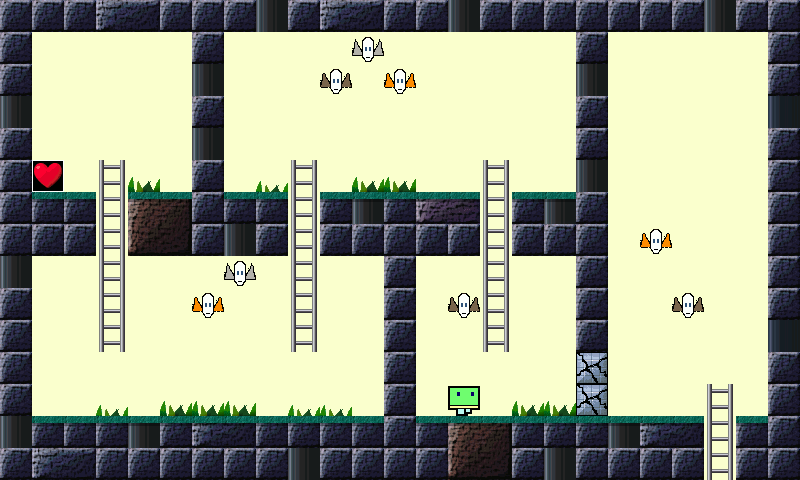

A 2D game scene composited from a Tiled map and its tileset images. What follows is a short description and the map's XML, with every tile layer's data as written:
An orthogonal 25x15 tile map with 32x32 px tiles, 6 tile layers (Layer 0 tiles, Layer 1 underlays tiles, Layer 2 underlays sprites and player, Layer 3 underlays sprites and mobs, ...), 6 tilesets.

<map version="1.0" tiledversion="1.0.3" orientation="orthogonal" renderorder="right-down" width="25" height="15" tilewidth="32" tileheight="32" nextobjectid="1">
 <tileset firstgid="1" name="0" tilewidth="32" tileheight="32" tilecount="800" columns="8">
  <image source="../images/map0Tiles.png" width="256" height="3200" />
 </tileset>
 <tileset firstgid="801" name="1" tilewidth="32" tileheight="32" tilecount="1744" columns="8">
  <image source="../images/map1UnderlaysTiles.png" width="256" height="7000" />
 </tileset>
 <tileset firstgid="2545" name="2" tilewidth="32" tileheight="32" tilecount="64" columns="8">
  <image source="../images/map2UnderlaysSpritesAndPlayer.png" width="256" height="256" />
 </tileset>
 <tileset firstgid="2609" name="3" tilewidth="32" tileheight="32" tilecount="368" columns="8">
  <image source="../images/map3UnderlaysSpritesAndMobs.png" width="256" height="1500" />
 </tileset>
 <tileset firstgid="2977" name="4" tilewidth="32" tileheight="32" tilecount="120" columns="8">
  <image source="../images/map4OverlaysSprites.png" width="256" height="500" />
 </tileset>
 <tileset firstgid="3097" name="5" tilewidth="32" tileheight="32" tilecount="1000" columns="8">
  <image source="../images/map5OverlaysTiles.png" width="256" height="4000" />
 </tileset>
 <layer name="Layer 0 tiles" width="25" height="15">
  <data encoding="csv">
143,143,143,150,151,143,143,143,283,143,150,151,143,143,283,143,143,143,143,143,143,143,283,143,143,
143,1,1,1,1,1,143,1,1,1,1,1,1,1,1,1,1,1,143,1,1,1,1,1,143,
143,1,1,1,1,1,283,1,1,1,1,1,1,1,1,1,1,1,283,1,1,1,1,1,143,
283,1,1,1,1,1,143,1,1,1,1,1,1,1,1,1,1,1,143,1,1,1,1,1,287,
143,1,1,1,1,1,283,1,1,1,1,1,1,1,1,1,1,1,143,1,1,1,1,1,143,
143,1,1,1,1,1,143,1,1,1,1,1,1,1,1,1,1,1,283,1,1,1,1,1,143,
143,143,143,1,122,123,143,143,143,1,143,283,143,118,119,1,143,283,143,1,1,1,1,1,143,
143,143,143,1,130,131,143,283,143,1,143,143,143,143,143,1,143,143,143,1,1,1,1,1,143,
283,1,1,1,1,1,1,1,1,1,1,1,143,1,1,1,1,1,143,1,1,1,1,1,143,
143,1,1,1,1,1,1,1,1,1,1,1,143,1,1,1,1,1,143,1,1,1,1,1,143,
143,1,1,1,1,1,1,1,1,1,1,1,143,1,1,1,1,1,143,1,1,1,1,1,287,
143,1,1,1,1,1,1,1,1,1,1,1,143,1,1,1,1,1,1,1,1,1,1,1,143,
143,1,1,1,1,1,1,1,1,1,1,1,143,1,1,1,1,1,1,1,1,1,1,1,143,
283,143,143,143,283,143,150,151,143,143,143,143,143,143,122,123,143,143,143,283,150,151,1,143,143,
143,150,151,143,143,143,143,143,143,283,143,143,143,143,130,131,143,283,143,143,143,143,1,143,143
</data>
 </layer>
 <layer name="Layer 1 underlays tiles" width="25" height="15">
  <data encoding="csv">
0,0,0,0,0,0,0,0,0,0,0,0,0,0,0,0,0,0,0,0,0,0,0,0,0,
0,0,0,0,0,0,0,0,0,0,0,0,0,0,0,0,0,0,0,0,0,0,0,0,0,
0,0,0,0,0,0,0,0,0,0,0,0,0,0,0,0,0,0,0,0,0,0,0,0,0,
0,0,0,0,0,0,0,0,0,0,0,0,0,0,0,0,0,0,0,0,0,0,0,0,0,
0,0,0,0,0,0,0,0,0,0,0,0,0,0,0,0,0,0,0,0,0,0,0,0,0,
0,0,0,1153,0,0,0,0,0,1153,0,0,0,0,0,1153,0,0,0,0,0,0,0,0,0,
0,0,0,1153,0,0,0,0,0,1153,0,0,0,0,0,1153,0,0,0,0,0,0,0,0,0,
0,0,0,1153,0,0,0,0,0,1153,0,0,0,0,0,1153,0,0,0,0,0,0,0,0,0,
0,0,0,1153,0,0,0,0,0,1153,0,0,0,0,0,1153,0,0,0,0,0,0,0,0,0,
0,0,0,1153,0,0,0,0,0,1153,0,0,0,0,0,1153,0,0,0,0,0,0,0,0,0,
0,0,0,1153,0,0,0,0,0,1153,0,0,0,0,0,1153,0,0,0,0,0,0,0,0,0,
0,0,0,0,0,0,0,0,0,0,0,0,0,0,0,0,0,0,0,0,0,0,0,0,0,
0,0,0,0,0,0,0,0,0,0,0,0,0,0,0,0,0,0,0,0,0,0,1193,0,0,
0,0,0,0,0,0,0,0,0,0,0,0,0,0,0,0,0,0,0,0,0,0,1193,0,0,
0,0,0,0,0,0,0,0,0,0,0,0,0,0,0,0,0,0,0,0,0,0,1193,0,0
</data>
 </layer>
 <layer name="Layer 2 underlays sprites and player" width="25" height="15">
  <data encoding="csv">
0,0,0,0,0,0,0,0,0,0,0,0,0,0,0,0,0,0,0,0,0,0,0,0,0,
0,0,0,0,0,0,0,0,0,0,0,0,0,0,0,0,0,0,0,0,0,0,0,0,0,
0,0,0,0,0,0,0,0,0,0,0,0,0,0,0,0,0,0,0,0,0,0,0,0,0,
0,0,0,0,0,0,0,0,0,0,0,0,0,0,0,0,0,0,0,0,0,0,0,0,0,
0,0,0,0,0,0,0,0,0,0,0,0,0,0,0,0,0,0,0,0,0,0,0,0,0,
0,0,0,0,0,0,0,0,0,0,0,0,0,0,0,0,0,0,0,0,0,0,0,0,0,
0,0,0,0,0,0,0,0,0,0,0,0,0,0,0,0,0,0,0,0,0,0,0,0,0,
0,0,0,0,0,0,0,0,0,0,0,0,0,0,0,0,0,0,0,0,0,0,0,0,0,
0,0,0,0,0,0,0,0,0,0,0,0,0,0,0,0,0,0,0,0,0,0,0,0,0,
0,0,0,0,0,0,0,0,0,0,0,0,0,0,0,0,0,0,0,0,0,0,0,0,0,
0,0,0,0,0,0,0,0,0,0,0,0,0,0,0,0,0,0,0,0,0,0,0,0,0,
0,0,0,0,0,0,0,0,0,0,0,0,0,0,0,0,0,0,0,0,0,0,0,0,0,
0,0,0,0,0,0,0,0,0,0,0,0,0,0,2545,0,0,0,0,0,0,0,0,0,0,
0,0,0,0,0,0,0,0,0,0,0,0,0,0,0,0,0,0,0,0,0,0,0,0,0,
0,0,0,0,0,0,0,0,0,0,0,0,0,0,0,0,0,0,0,0,0,0,0,0,0
</data>
 </layer>
 <layer name="Layer 3 underlays sprites and mobs" width="25" height="15">
  <data encoding="csv">
0,0,0,0,0,0,0,0,0,0,0,0,0,0,0,0,0,0,0,0,0,0,0,0,0,
0,0,0,0,0,0,0,0,0,0,0,2671,0,0,0,0,0,0,0,0,0,0,0,0,0,
0,0,0,0,0,0,0,0,0,0,2670,0,2669,0,0,0,0,0,0,0,0,0,0,0,0,
0,0,0,0,0,0,0,0,0,0,0,0,0,0,0,0,0,0,0,0,0,0,0,0,0,
0,0,0,0,0,0,0,0,0,0,0,0,0,0,0,0,0,0,0,0,0,0,0,0,0,
0,2890,0,2898,0,0,0,0,0,2898,0,0,0,0,0,2898,0,0,0,0,0,0,0,0,0,
0,0,0,2898,0,0,0,0,0,2898,0,0,0,0,0,2898,0,0,0,0,0,0,0,0,0,
0,0,0,2898,0,0,0,0,0,2898,0,0,0,0,0,2898,0,0,0,0,2669,0,0,0,0,
0,0,0,2898,0,0,0,2671,0,2898,0,0,0,0,0,2898,0,0,0,0,0,0,0,0,0,
0,0,0,2898,0,0,2669,0,0,2898,0,0,0,0,2670,2898,0,0,0,0,0,2670,0,0,0,
0,0,0,2898,0,0,0,0,0,2898,0,0,0,0,0,2898,0,0,0,0,0,0,0,0,0,
0,0,0,0,0,0,0,0,0,0,0,0,0,0,0,0,0,0,2931,0,0,0,0,0,0,
0,0,0,0,0,0,0,0,0,0,0,0,0,0,0,0,0,0,2931,0,0,0,2898,0,0,
0,0,0,0,0,0,0,0,0,0,0,0,0,0,0,0,0,0,0,0,0,0,2898,0,0,
0,0,0,0,0,0,0,0,0,0,0,0,0,0,0,0,0,0,0,0,0,0,2898,0,0
</data>
 </layer>
 <layer name="Layer 4 overlays sprites" width="25" height="15">
  <data encoding="csv">
0,0,0,0,0,0,0,0,0,0,0,0,0,0,0,0,0,0,0,0,0,0,0,0,0,
0,0,0,0,0,0,0,0,0,0,0,0,0,0,0,0,0,0,0,0,0,0,0,0,0,
0,0,0,0,0,0,0,0,0,0,0,0,0,0,0,0,0,0,0,0,0,0,0,0,0,
0,0,0,0,0,0,0,0,0,0,0,0,0,0,0,0,0,0,0,0,0,0,0,0,0,
0,0,0,0,0,0,0,0,0,0,0,0,0,0,0,0,0,0,0,0,0,0,0,0,0,
0,0,0,0,0,0,0,0,0,0,0,0,0,0,0,0,0,0,0,0,0,0,0,0,0,
0,0,0,0,0,0,0,0,0,0,0,0,0,0,0,0,0,0,0,0,0,0,0,0,0,
0,0,0,0,0,0,0,0,0,0,0,0,0,0,0,0,0,0,0,0,0,0,0,0,0,
0,0,0,0,0,0,0,0,0,0,0,0,0,0,0,0,0,0,0,0,0,0,0,0,0,
0,0,0,0,0,0,0,0,0,0,0,0,0,0,0,0,0,0,0,0,0,0,0,0,0,
0,0,0,0,0,0,0,0,0,0,0,0,0,0,0,0,0,0,0,0,0,0,0,0,0,
0,0,0,0,0,0,0,0,0,0,0,0,0,0,0,0,0,0,0,0,0,0,0,0,0,
0,0,0,0,0,0,0,0,0,0,0,0,0,0,0,0,0,0,0,0,0,0,0,0,0,
0,0,0,0,0,0,0,0,0,0,0,0,0,0,0,0,0,0,0,0,0,0,0,0,0,
0,0,0,0,0,0,0,0,0,0,0,0,0,0,0,0,0,0,0,0,0,0,0,0,0
</data>
 </layer>
 <layer name="Layer 5 overlays tiles" width="25" height="15">
  <data encoding="csv">
0,0,0,0,0,0,0,0,0,0,0,0,0,0,0,0,0,0,0,0,0,0,0,0,0,
0,0,0,0,0,0,0,0,0,0,0,0,0,0,0,0,0,0,0,0,0,0,0,0,0,
0,0,0,0,0,0,0,0,0,0,0,0,0,0,0,0,0,0,0,0,0,0,0,0,0,
0,0,0,0,0,0,0,0,0,0,0,0,0,0,0,0,0,0,0,0,0,0,0,0,0,
0,0,0,0,0,0,0,0,0,0,0,0,0,0,0,0,0,0,0,0,0,0,0,0,0,
0,0,0,0,3101,0,0,0,3102,0,0,3101,3101,0,0,0,0,0,0,0,0,0,0,0,0,
0,3377,3377,0,3377,3377,0,3377,3377,0,3377,3377,3377,3377,3377,0,3377,3377,0,0,0,0,0,0,0,
0,0,0,0,0,0,0,0,0,0,0,0,0,0,0,0,0,0,0,0,0,0,0,0,0,
0,0,0,0,0,0,0,0,0,0,0,0,0,0,0,0,0,0,0,0,0,0,0,0,0,
0,0,0,0,0,0,0,0,0,0,0,0,0,0,0,0,0,0,0,0,0,0,0,0,0,
0,0,0,0,0,0,0,0,0,0,0,0,0,0,0,0,0,0,0,0,0,0,0,0,0,
0,0,0,0,0,0,0,0,0,0,0,0,0,0,0,0,0,0,0,0,0,0,0,0,0,
0,0,0,3102,0,3101,3101,3101,0,3102,3102,0,0,0,0,0,3101,3101,0,0,0,0,0,0,0,
0,3377,3377,3377,3377,3377,3377,3377,3377,3377,3377,3377,0,3377,3377,3377,3377,3377,3377,3377,3377,3377,0,3377,0,
0,0,0,0,0,0,0,0,0,0,0,0,0,0,0,0,0,0,0,0,0,0,0,0,0
</data>
 </layer>
</map>
